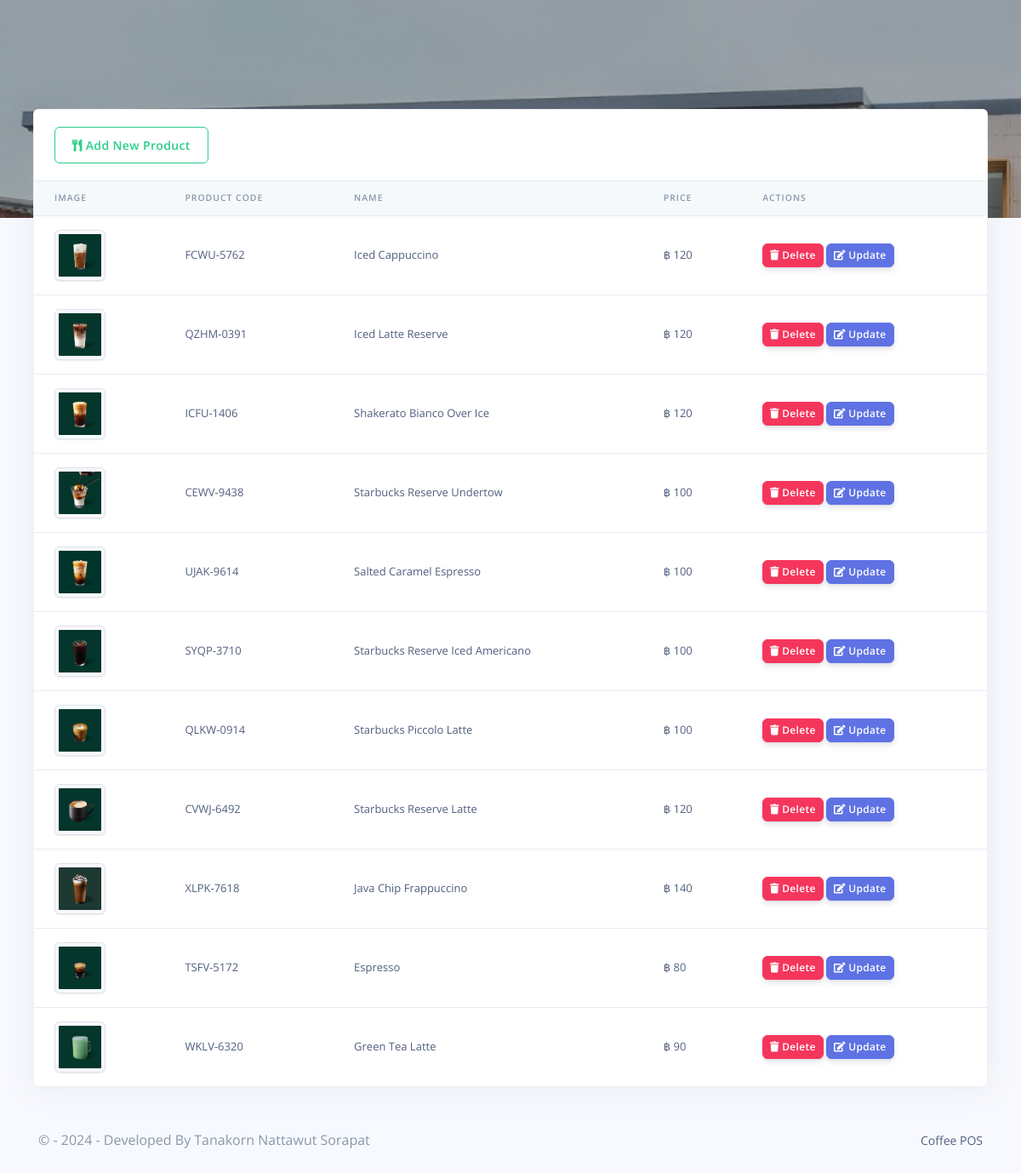
/Restro/admin/products.php (signed in), run on the app's committed database.
### tables this page shows
CREATE TABLE `rpos_products` (
  `prod_id` varchar(200) NOT NULL,
  `prod_code` varchar(200) NOT NULL,
  `prod_name` varchar(200) NOT NULL,
  `prod_img` varchar(200) NOT NULL,
  `prod_desc` longtext NOT NULL,
  `prod_price` varchar(200) NOT NULL,
  `created_at` timestamp(6) NOT NULL DEFAULT current_timestamp(6) ON UPDATE current_timestamp(6)
);

### Restro/admin/products.php (the view, shortened to what this page needs)
<?php
include('config/config.php');
require_once('partials/_head.php');
?>
<body>
  <div class="main-content">
    <div class="container-fluid mt--8">
      <div class="row">
        <div class="col">
          <div class="card shadow">
            <div class="card-header border-0">
              <a href="add_product.php" class="btn btn-outline-success">
                <i class="fas fa-utensils"></i>
                Add New Product
              </a>
            </div>
            <div class="table-responsive">
              <table class="table align-items-center table-flush">
                <thead class="thead-light">
                  <tr>
                    <th scope="col">Image</th>
                    <th scope="col">Product Code</th>
                    <th scope="col">Name</th>
                    <th scope="col">Price</th>
                    <th scope="col">Actions</th>
                  </tr>
                </thead>
                <tbody>
                  <?php
                  $ret = "SELECT * FROM rpos_products";
                  $stmt = $mysqli->prepare($ret);
                  $stmt->execute();
                  $res = $stmt->get_result();
                  while ($prod = $res->fetch_object()) {
                  ?>
                    <tr>
                      <td>
                        <?php
                        $imagePath = 'assets/img/products/' . ($prod->prod_img ? $prod->prod_img : 'default.jpg');
                        echo "<img src='$imagePath' height='60' width='60' class='img-thumbnail'>";
                        ?>
                      </td>
                      <td><?php echo $prod->prod_code; ?></td>
                      <td><?php echo $prod->prod_name; ?></td>
                      <td>฿ <?php echo $prod->prod_price; ?></td>
                      <td>
                        <a href="products.php?delete=<?php echo $prod->prod_id; ?>" onclick="return confirm('Are you sure you want to delete this item?');">
                          <button class="btn btn-sm btn-danger">
                            <i class="fas fa-trash"></i>
                            Delete
                          </button>
                        </a>
                        <a href="update_product.php?update=<?php echo $prod->prod_id; ?>">
                          <button class="btn btn-sm btn-primary">
                            <i class="fas fa-edit"></i>
                            Update
                          </button>
                        </a>
                      </td>
                    </tr>
                  <?php } ?>
                </tbody>
              </table>
            </div>
          </div>
        </div>
      </div>
    </div>
  </div>
      <?php
      require_once('partials/_footer.php');
      ?>
</body>
</html>

### data on the page
rpos_products: prod_img (picture), prod_code "FCWU-5762", prod_name "Iced Cappuccino", prod_price "120"
rpos_products: prod_img (picture), prod_code "QZHM-0391", prod_name "Iced Latte Reserve", prod_price "120"
rpos_products: prod_img (picture), prod_code "ICFU-1406", prod_name "Shakerato Bianco Over Ice", prod_price "120"
rpos_products: prod_img (picture), prod_code "CEWV-9438", prod_name "Starbucks Reserve Undertow", prod_price "100"
rpos_products: prod_img (picture), prod_code "UJAK-9614", prod_name "Salted Caramel Espresso", prod_price "100"
rpos_products: prod_img (picture), prod_code "SYQP-3710", prod_name "Starbucks Reserve Iced Americano", prod_price "100"
rpos_products: prod_img (picture), prod_code "QLKW-0914", prod_name "Starbucks Piccolo Latte", prod_price "100"
rpos_products: prod_img (picture), prod_code "CVWJ-6492", prod_name "Starbucks Reserve Latte", prod_price "120"
rpos_products: prod_img (picture), prod_code "XLPK-7618", prod_name "Java Chip Frappuccino", prod_price "140"
rpos_products: prod_img (picture), prod_code "TSFV-5172", prod_name "Espresso", prod_price "80"
rpos_products: prod_img (picture), prod_code "WKLV-6320", prod_name "Green Tea Latte", prod_price "90"
